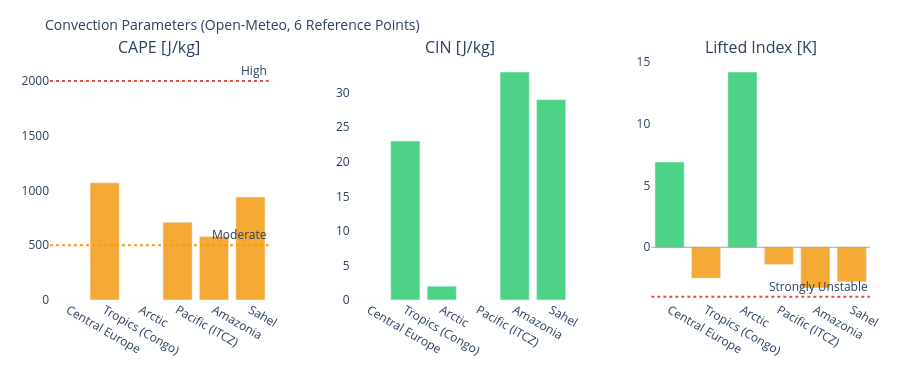

Here is the notebook cell this chart was saved with:
### Markdown cell above
---
## 3. Visualizations

### Code cell
# ============================================================
# CAPE / CIN / LIFTED INDEX – Convection potential
# ============================================================

if not df_atm.empty:
    fig = make_subplots(
        rows=1, cols=3,
        subplot_titles=['CAPE [J/kg]', 'CIN [J/kg]', 'Lifted Index [K]'],
        horizontal_spacing=0.1
    )
    pts = df_atm['point'].tolist()
    pt_colors = ['#E85D24','#185FA5','#888780','#378ADD','#639922','#F2A623']

    # CAPE – höher = mehr Gewitterpotential
    cape_vals = df_atm['cape'].fillna(0).tolist()
    cape_colors = ['#e74c3c' if v > 2000 else '#f39c12' if v > 500 else '#2ecc71'
                   for v in cape_vals]
    fig.add_trace(go.Bar(x=pts, y=cape_vals, marker_color=cape_colors,
                         opacity=0.85, showlegend=False), row=1, col=1)
    fig.add_hline(y=2000, line_dash='dot', line_color='#e74c3c',
                  annotation_text='High', row=1, col=1)
    fig.add_hline(y=500,  line_dash='dot', line_color='#f39c12',
                  annotation_text='Moderate', row=1, col=1)

    # CIN – negativer = stärker gedeckelt (weniger Auslöse)
    cin_vals = df_atm['cin'].fillna(0).tolist()
    cin_colors = ['#e74c3c' if v < -200 else '#f39c12' if v < -50 else '#2ecc71'
                  for v in cin_vals]
    fig.add_trace(go.Bar(x=pts, y=cin_vals, marker_color=cin_colors,
                         opacity=0.85, showlegend=False), row=1, col=2)

    # Lifted Index – negativ = instabil
    li_vals = df_atm['li'].fillna(0).tolist()
    li_colors = ['#e74c3c' if v < -4 else '#f39c12' if v < 0 else '#2ecc71'
                 for v in li_vals]
    fig.add_trace(go.Bar(x=pts, y=li_vals, marker_color=li_colors,
                         opacity=0.85, showlegend=False), row=1, col=3)
    fig.add_hline(y=0, line_color='gray', line_width=0.7, row=1, col=3)
    fig.add_hline(y=-4, line_dash='dot', line_color='#e74c3c',
                  annotation_text='Strongly Unstable', row=1, col=3)

    fig.update_layout(
        title=dict(text='Convection Parameters (Open-Meteo, 6 Reference Points)', font=dict(size=14)),
        height=380, plot_bgcolor='rgba(0,0,0,0)', paper_bgcolor='rgba(0,0,0,0)',
        margin=dict(l=50, r=30, t=60, b=80)
    )
    fig.update_xaxes(tickangle=30)
    fig.show()

### Figure 1 — Plotly figure (JSON) as saved in the notebook; plotly's stock layout.template omitted (floating-point values rounded to 4 significant figures)
{"data": [{"marker": {"color": ["#2ecc71", "#f39c12", "#2ecc71", "#f39c12", "#f39c12", "#f39c12"]}, "opacity": 0.85, "showlegend": false, "type": "bar", "x": ["Central Europe", "Tropics (Congo)", "Arctic", "Pacific (ITCZ)", "Amazonia", "Sahel"], "xaxis": "x", "y": [0.0, 1070.0, 0.0, 710.0, 580.0, 940.0], "yaxis": "y"}, {"marker": {"color": ["#2ecc71", "#2ecc71", "#2ecc71", "#2ecc71", "#2ecc71", "#2ecc71"]}, "opacity": 0.85, "showlegend": false, "type": "bar", "x": ["Central Europe", "Tropics (Congo)", "Arctic", "Pacific (ITCZ)", "Amazonia", "Sahel"], "xaxis": "x2", "y": [0.0, 23.0, 2.0, 0.0, 33.0, 29.0], "yaxis": "y2"}, {"marker": {"color": ["#2ecc71", "#f39c12", "#2ecc71", "#f39c12", "#f39c12", "#f39c12"]}, "opacity": 0.85, "showlegend": false, "type": "bar", "x": ["Central Europe", "Tropics (Congo)", "Arctic", "Pacific (ITCZ)", "Amazonia", "Sahel"], "xaxis": "x3", "y": [6.9, -2.5, 14.2, -1.4, -3.3, -2.8], "yaxis": "y3"}], "layout": {"annotations": [{"font": {"size": 16}, "showarrow": false, "text": "CAPE [J/kg]", "x": 0.1333, "xanchor": "center", "xref": "paper", "y": 1.0, "yanchor": "bottom", "yref": "paper"}, {"font": {"size": 16}, "showarrow": false, "text": "CIN [J/kg]", "x": 0.5, "xanchor": "center", "xref": "paper", "y": 1.0, "yanchor": "bottom", "yref": "paper"}, {"font": {"size": 16}, "showarrow": false, "text": "Lifted Index [K]", "x": 0.8667, "xanchor": "center", "xref": "paper", "y": 1.0, "yanchor": "bottom", "yref": "paper"}, {"showarrow": false, "text": "High", "x": 1, "xanchor": "right", "xref": "x domain", "y": 2000, "yanchor": "bottom", "yref": "y"}, {"showarrow": false, "text": "Moderate", "x": 1, "xanchor": "right", "xref": "x domain", "y": 500, "yanchor": "bottom", "yref": "y"}, {"showarrow": false, "text": "Strongly Unstable", "x": 1, "xanchor": "right", "xref": "x3 domain", "y": -4, "yanchor": "bottom", "yref": "y3"}], "height": 380, "margin": {"b": 80, "l": 50, "r": 30, "t": 60}, "paper_bgcolor": "rgba(0,0,0,0)", "plot_bgcolor": "rgba(0,0,0,0)", "shapes": [{"line": {"color": "#e74c3c", "dash": "dot"}, "type": "line", "x0": 0, "x1": 1, "xref": "x domain", "y0": 2000, "y1": 2000, "yref": "y"}, {"line": {"color": "#f39c12", "dash": "dot"}, "type": "line", "x0": 0, "x1": 1, "xref": "x domain", "y0": 500, "y1": 500, "yref": "y"}, {"line": {"color": "gray", "width": 0.7}, "type": "line", "x0": 0, "x1": 1, "xref": "x3 domain", "y0": 0, "y1": 0, "yref": "y3"}, {"line": {"color": "#e74c3c", "dash": "dot"}, "type": "line", "x0": 0, "x1": 1, "xref": "x3 domain", "y0": -4, "y1": -4, "yref": "y3"}], "title": {"font": {"size": 14}, "text": "Convection Parameters (Open-Meteo, 6 Reference Points)"}, "xaxis": {"anchor": "y", "domain": [0.0, 0.2667], "tickangle": 30}, "xaxis2": {"anchor": "y2", "domain": [0.3667, 0.6333], "tickangle": 30}, "xaxis3": {"anchor": "y3", "domain": [0.7333, 1.0], "tickangle": 30}, "yaxis": {"anchor": "x", "domain": [0.0, 1.0]}, "yaxis2": {"anchor": "x2", "domain": [0.0, 1.0]}, "yaxis3": {"anchor": "x3", "domain": [0.0, 1.0]}}}
